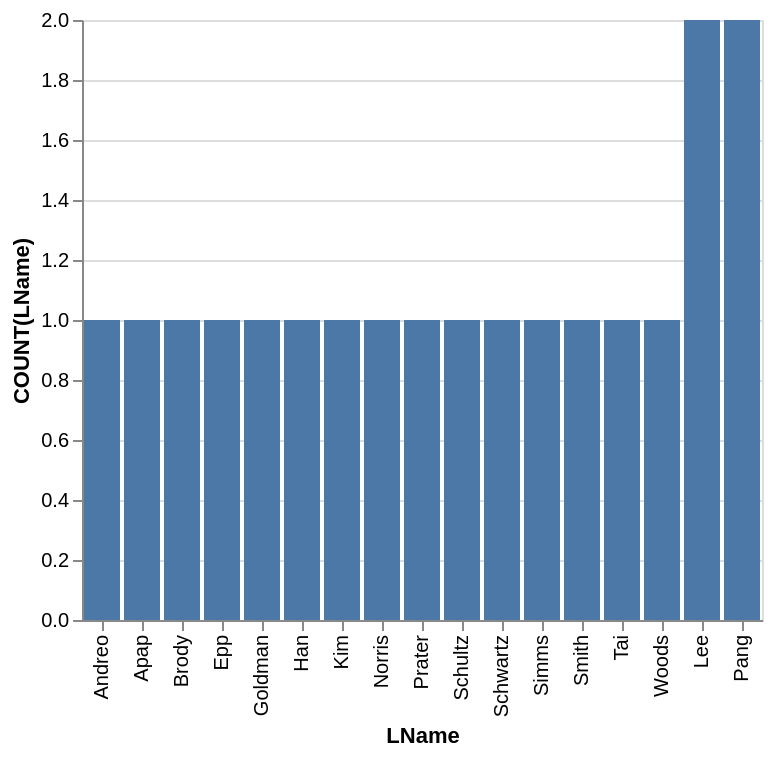

Vega-Lite specification for this chart:
### Vega-Lite specification from a JSON file in a GitHub repository (floating-point values rounded to 4 significant figures)
{"data": {"values": [{"x_data": "Andreo", "y_data": 1}, {"x_data": "Apap", "y_data": 1}, {"x_data": "Brody", "y_data": 1}, {"x_data": "Epp", "y_data": 1}, {"x_data": "Goldman", "y_data": 1}, {"x_data": "Han", "y_data": 1}, {"x_data": "Kim", "y_data": 1}, {"x_data": "Norris", "y_data": 1}, {"x_data": "Prater", "y_data": 1}, {"x_data": "Schultz", "y_data": 1}, {"x_data": "Schwartz", "y_data": 1}, {"x_data": "Simms", "y_data": 1}, {"x_data": "Smith", "y_data": 1}, {"x_data": "Tai", "y_data": 1}, {"x_data": "Woods", "y_data": 1}, {"x_data": "Lee", "y_data": 2}, {"x_data": "Pang", "y_data": 2}]}, "mark": "bar", "encoding": {"x": {"field": "x_data", "type": "nominal", "title": "LName", "sort": {"op": "sum", "field": "y_data", "order": "ascending"}}, "y": {"field": "y_data", "type": "quantitative", "title": "COUNT(LName)"}}}
